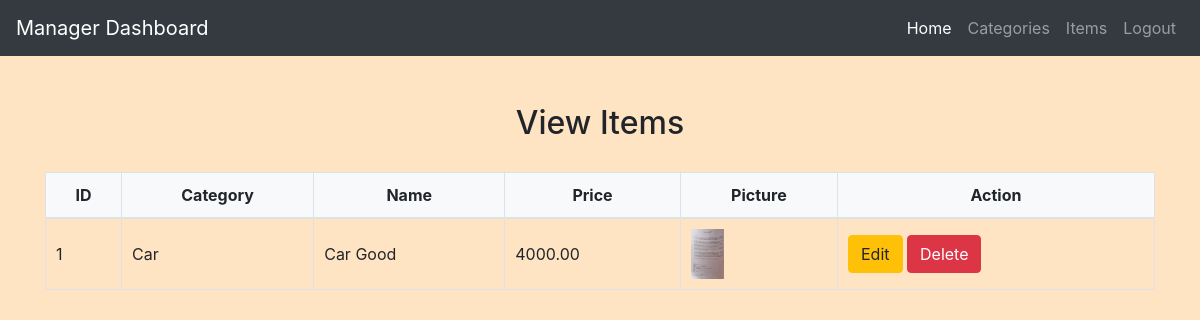
The app's page /manager/view_items.php (signed in) with its own data.
### tables this page shows
CREATE TABLE `items` (
  `ItemID` int(11) NOT NULL,
  `CategoryID` int(11) DEFAULT NULL,
  `ShopID` int(11) DEFAULT NULL,
  `ItemName` varchar(255) NOT NULL,
  `Price` decimal(10,2) NOT NULL,
  `Picture` varchar(255) DEFAULT NULL
);

CREATE TABLE `categories` (
  `CategoryID` int(11) NOT NULL,
  `ShopID` int(11) DEFAULT NULL,
  `CategoryName` varchar(255) DEFAULT NULL
);

### manager/view_items.php (the view, shortened to what this page needs)
<?php
include('config.php');
$managerId = $_SESSION["manager_id"];
$query = "SELECT * FROM HomeFoodShops WHERE ManagerID = '$managerId'";
$result = mysqli_query($conn, $query);
if (mysqli_num_rows($result) == 1) {
    $shop = mysqli_fetch_assoc($result);
    $itemsQuery = "SELECT i.*, c.CategoryName
                   FROM Items i
                   JOIN Categories c ON i.CategoryID = c.CategoryID
                   WHERE i.ShopID = '{$shop['ShopID']}'";
    $itemsResult = mysqli_query($conn, $itemsQuery);
    if (mysqli_num_rows($itemsResult) > 0) {
        $items = mysqli_fetch_all($itemsResult, MYSQLI_ASSOC);
    } else {
        $items = [];
    }
} else {
    header("Location: manager_login.php");
    exit;
}
?>
<!DOCTYPE html>
<html>
<head>
    <link rel="stylesheet" href="https://maxcdn.bootstrapcdn.com/bootstrap/4.5.2/css/bootstrap.min.css">
    <link rel="stylesheet" href="../css/style.css">
</head>
<body>
<?php include('manager_navbar.php'); ?>
<div class="container mt-5">
    <h2>View Items</h2>
    <table class="table">
        <thead>
        <tr>
            <th>ID</th>
            <th>Category</th>
            <th>Name</th>
            <th>Price</th>
            <th>Picture</th>
            <th>Action</th>
        </tr>
        </thead>
        <tbody>
        <?php foreach ($items as $item): ?>
            <tr>
                <td><?php echo $item['ItemID']; ?></td>
                <td><?php echo $item['CategoryName']; ?></td>
                <td><?php echo $item['ItemName']; ?></td>
                <td><?php echo $item['Price']; ?></td>
                <td>
                    <?php if (!empty($item['Picture'])): ?>
                        <img src="<?php echo $item['Picture']; ?>" alt="Item Picture" height="50">
                    <?php else: ?>
                        N/A
                    <?php endif; ?>
                </td>
                <td>
                    <a href="edit_item.php?id=<?php echo $item['ItemID']; ?>" class="btn btn-warning">Edit</a>
                    <button class="btn btn-danger" onclick="confirmDelete(<?php echo $item['ItemID']; ?>)">Delete</button>
                </td>
            </tr>
        <?php endforeach; ?>
        </tbody>
    </table>
</div>
</body>
</html>

### css/style.css (style rules this page uses)
body { background-color: bisque; }
h1, h2, h3, h4 { text-align: center; margin-top: 30px; margin-bottom: 30px; }
.table { width: 100%; border-collapse: collapse; margin-top: 20px; }
.table th, .table td { padding: 10px; border: 1px solid #dee2e6; }
.table thead th { background-color: #f8f9fa; font-weight: bold; text-align: center; }
.table tbody td { vertical-align: middle; }
.table img { max-width: 100px; max-height: 100px; }

### records on screen
items: ItemID "1", CategoryID.CategoryName "Car", ItemName "Car Good", Price "4000.00", Picture (picture)
